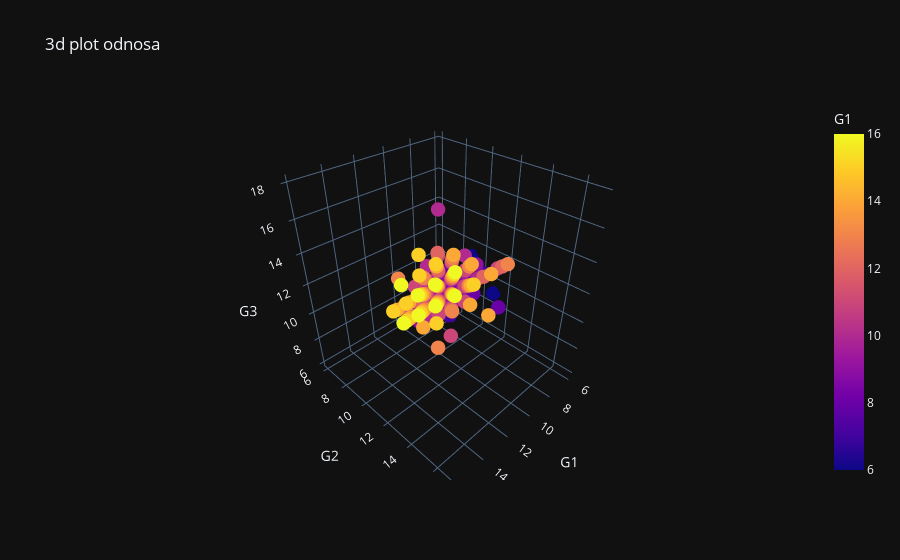

This figure's notebook cell:
### Markdown cell above
# **Izgled G1, G2 i G3 nakon obrade**

### Code cell
df = DataFrame(file[['G1','G2','G3']])

df['ZbirOcena'] = df['G1'] + df['G2']

sns.regplot(x='ZbirOcena', y='G3', data=df, scatter_kws={'color':'blue'}, line_kws={'color':'red'})
plt.scatter(df['ZbirOcena'], df['G3'], color='blue')
plt.xlabel('Zbir ocena G1 i G2')
plt.ylabel('G3')
plt.title('Odnos izmedju zbira G1 i G2 prema G3')
plt.savefig('KorelacijaG1G2.png', dpi=300)
plt.show()

fig = px.scatter_3d(
    df,
    x='G1',
    y='G2',
    z='G3',
    color='G1',
    title='3d plot odnosa'
)

for i in range(0,1):
    print(df.iloc[i])

fig.update_traces(marker=dict(size=5))
fig.show()

### Figure 1 — Plotly figure (JSON) as saved in the notebook; plotly's stock layout.template omitted (floating-point values rounded to 4 significant figures; data arrays with more than 128 entries replaced by an {"elided": "..."} marker saying what was removed)
{"data": [{"hovertemplate": "G1=%{marker.color}<br>G2=%{y}<br>G3=%{z}<extra></extra>", "legendgroup": "", "marker": {"color": {"elided": "602 int values"}, "coloraxis": "coloraxis", "symbol": "circle", "size": 5}, "mode": "markers", "name": "", "scene": "scene", "showlegend": false, "x": {"elided": "602 int values"}, "y": {"elided": "602 int values"}, "z": {"elided": "602 int values"}, "type": "scatter3d"}], "layout": {"scene": {"domain": {"x": [0.0, 1.0], "y": [0.0, 1.0]}, "xaxis": {"title": {"text": "G1"}}, "yaxis": {"title": {"text": "G2"}}, "zaxis": {"title": {"text": "G3"}}}, "coloraxis": {"colorbar": {"title": {"text": "G1"}}, "colorscale": [[0.0, "#0d0887"], [0.1111, "#46039f"], [0.2222, "#7201a8"], [0.3333, "#9c179e"], [0.4444, "#bd3786"], [0.5556, "#d8576b"], [0.6667, "#ed7953"], [0.7778, "#fb9f3a"], [0.8889, "#fdca26"], [1.0, "#f0f921"]]}, "legend": {"tracegroupgap": 0}, "title": {"text": "3d plot odnosa"}}}
